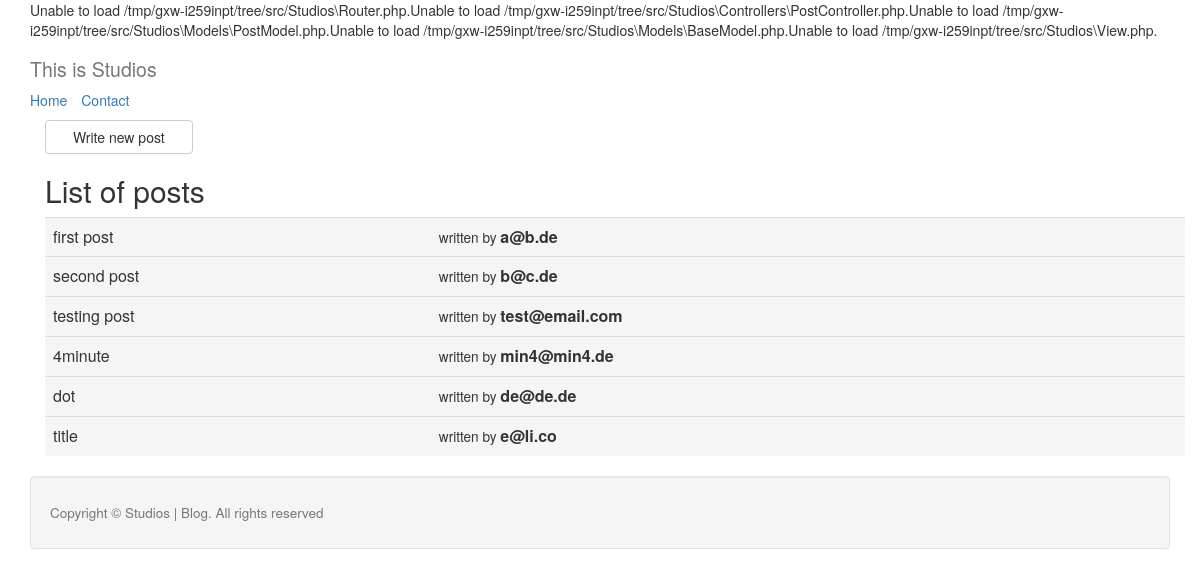
The page / on the database its author committed.
### tables this page shows
CREATE TABLE IF NOT EXISTS `posts` (
  `id` int(11) NOT NULL AUTO_INCREMENT,
  `title` varchar(32) NOT NULL,
  `email` varchar(32) NOT NULL,
  `content` text NOT NULL,
  `content_hash` char(32) NOT NULL,
  `created_at` timestamp NOT NULL DEFAULT CURRENT_TIMESTAMP,
  PRIMARY KEY (`id`),
  UNIQUE KEY `title` (`title`,`content_hash`),
  UNIQUE KEY `content_hash` (`content_hash`)
);

### src/Studios/View.php (called while the page is built, shortened)
<?php
class View{
	public static function render($template, $data=array()){
		extract($data);
		include TEMPLATES_PATH.$template.'.php';
	}
}

### src/Studios/Controllers/PostController.php (called while the page is built, shortened)
<?php
class PostController{
	public function list_action(){
		$posts = (new PostModel())->getAll();
		View::render('post'.DIRECTORY_SEPARATOR .'posts_list', array('posts'=>$posts));
	}
}

### config/database/db_credentials.php (called while the page is built)
<?php
return array(
	'host' => 'localhost',
	'username' => 'username',
	'password' => 'password',
	'database' => 'your_database'
);

### src/Studios/Models/BaseModel.php (called while the page is built, shortened)
<?php
class BaseModel{
	function __construct(){
		$credentials = include CONFIG_PATH. DIRECTORY_SEPARATOR .'database' . DIRECTORY_SEPARATOR .'db_credentials.php';
		try {
			$this->pdo = new \PDO("mysql:host=".$credentials['host'].";dbname=".$credentials['database'], $credentials['username'], $credentials['password']);
		}
		catch(\PDOException $e){
			Router::show_500($e->getMessage());
		}
	}
}

### src/Studios/Models/PostModel.php (called while the page is built, shortened)
<?php
class PostModel extends BaseModel{
	public function getAll(){
		try{
			$stmGetAll = $this->pdo->prepare("SELECT * FROM posts");
			$stmGetAll->execute();
			$posts = $stmGetAll->fetchAll(\PDO::FETCH_ASSOC);
			return $posts;
		}
		catch(\PDOException $e){
			Router::show_500($e->getMessage());
		}
	}
}

### src/Studios/Templates/partials/posts.php (the view)
<?php foreach($posts as $post): ?>
	<tr class="post active" onclick="location.href='/post?id=<?php echo $post['id'] ?>'">
		<td><?php echo $post['title']; ?></td>
		<td><small>written by </small><strong><?php echo $post['email']; ?></strong></td>
	</tr>
<?php endforeach; ?>

### src/Studios/Router.php (shortened to what this page needs)
<?php
class Router{
	public static function route(){
		if('/' == $_SERVER['REQUEST_URI'])
			(new PostController())->list_action();
	}
}

### public/index.php (shortened to what this page needs)
<?php
spl_autoload_register(function($class_name){
    try {
		if(file_exists($file = SOURCE_PATH .$class_name.'.php'))
			include($file);
		else
			throw new \Exception('Unable to load '.$file.'.');
	}
	catch(\Exception $e){
		echo $e->getMessage();
	}
});
Router::route();

### src/Studios/Templates/header.php (shortened to what this page needs)
<!DOCTYPE html>
    <head>
		<link rel="stylesheet" href="http://maxcdn.bootstrapcdn.com/bootstrap/3.2.0/css/bootstrap.min.css">
    </head>
    <body class="container">
		<header>
			<h2><small><?php echo $GLOBALS['lang_main']['welcome_msg']; ?></small></h2>
			<ul class="list-inline">
				<li><a href="<?php echo BASE_URL; ?>"><?php echo $GLOBALS['lang_main']['nav_home']; ?></a></li>
				<li><a href="#"><?php echo $GLOBALS['lang_main']['contact'];?></a></li>
			</ul>
		</header>
		<div class="container">

### src/Studios/Templates/post/posts_list.php (shortened to what this page needs)
<?php \Studios\View::render('header'); ?>
<a class="btn btn-default" href="<?php echo BASE_URL; ?>/new_post"><div class="col-xs-6 col-sm-4">Write new post</div></a>
<h2><?php echo $GLOBALS['lang_main']['posts_list_title'];?></h2>
<table id="posts_list" class="table table-striped table-hover">
	<?php \Studios\View::render('partials'.DIRECTORY_SEPARATOR .'posts', array('posts'=>$posts)); ?>
</table>
<?php \Studios\View::render('footer'); ?>

### src/Studios/Templates/footer.php (shortened to what this page needs)
		</div>
		<div id="footer" class="bg-success well">
			<footer>
				<h4><small><?php echo $GLOBALS['lang_main']['copyright']; ?></small></h4>
			</footer>
		</div>
    </body>
</html>

### rows shown on the page
posts: title "first post", email "a@b.de"
posts: title "second post", email "b@c.de"
posts: title "testing post", email "test@email.com"
posts: title "4minute", email "min4@min4.de"
posts: title "dot", email "de@de.de"
posts: title "title", email "e@li.co"

### other values the page prints
$GLOBALS['lang_main']['welcome_msg'] "This is Studios"
$GLOBALS['lang_main']['nav_home'] "Home"
$GLOBALS['lang_main']['contact'] "Contact"
$GLOBALS['lang_main']['posts_list_title'] "List of posts"
$GLOBALS['lang_main']['copyright'] "Copyright © Studios | Blog. All rights reserved"
